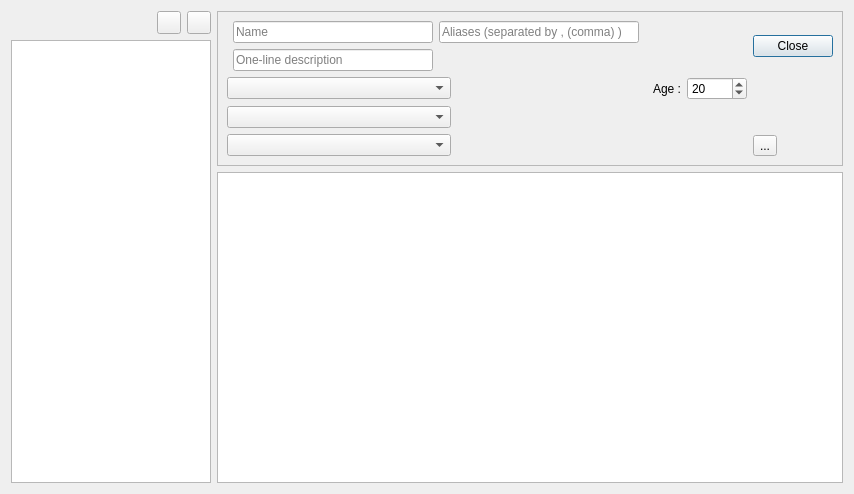
<?xml version="1.0" encoding="UTF-8"?>
<ui version="4.0">
 <class>AttendManager</class>
 <widget class="QDialog" name="AttendManager">
  <property name="geometry">
   <rect>
    <x>0</x>
    <y>0</y>
    <width>854</width>
    <height>494</height>
   </rect>
  </property>
  <property name="windowTitle">
   <string>Mise en scène Manager</string>
  </property>
  <property name="locale">
   <locale language="English" country="UnitedKingdom"/>
  </property>
  <layout class="QHBoxLayout" name="horizontalLayout" stretch="0,4">
   <item>
    <layout class="QVBoxLayout" name="verticalLayout_2">
     <item>
      <layout class="QGridLayout" name="gridLayout_2">
       <item row="0" column="1">
        <widget class="QToolButton" name="addButton">
         <property name="focusPolicy">
          <enum>Qt::TabFocus</enum>
         </property>
         <property name="text">
          <string/>
         </property>
         <property name="icon">
          <iconset resource="../pics.qrc">
           <normaloff>:/pics/list-add-32x32.png</normaloff>:/pics/list-add-32x32.png</iconset>
         </property>
         <property name="popupMode">
          <enum>QToolButton::DelayedPopup</enum>
         </property>
        </widget>
       </item>
       <item row="0" column="2">
        <widget class="QToolButton" name="removeButton">
         <property name="focusPolicy">
          <enum>Qt::TabFocus</enum>
         </property>
         <property name="text">
          <string/>
         </property>
         <property name="icon">
          <iconset resource="../pics.qrc">
           <normaloff>:/pics/list-remove-32x32.png</normaloff>:/pics/list-remove-32x32.png</iconset>
         </property>
         <property name="popupMode">
          <enum>QToolButton::InstantPopup</enum>
         </property>
        </widget>
       </item>
       <item row="0" column="0">
        <spacer name="horizontalSpacer">
         <property name="orientation">
          <enum>Qt::Horizontal</enum>
         </property>
         <property name="sizeHint" stdset="0">
          <size>
           <width>40</width>
           <height>20</height>
          </size>
         </property>
        </spacer>
       </item>
      </layout>
     </item>
     <item>
      <widget class="AttendManagerTree" name="managerTreeView">
       <property name="maximumSize">
        <size>
         <width>200</width>
         <height>16777215</height>
        </size>
       </property>
       <property name="mouseTracking">
        <bool>true</bool>
       </property>
       <property name="acceptDrops">
        <bool>true</bool>
       </property>
       <property name="editTriggers">
        <set>QAbstractItemView::EditKeyPressed</set>
       </property>
       <property name="dragEnabled">
        <bool>true</bool>
       </property>
       <property name="dragDropMode">
        <enum>QAbstractItemView::DragDrop</enum>
       </property>
       <property name="defaultDropAction">
        <enum>Qt::MoveAction</enum>
       </property>
       <property name="indentation">
        <number>10</number>
       </property>
       <property name="uniformRowHeights">
        <bool>true</bool>
       </property>
       <property name="sortingEnabled">
        <bool>false</bool>
       </property>
       <property name="animated">
        <bool>true</bool>
       </property>
       <attribute name="headerVisible">
        <bool>false</bool>
       </attribute>
      </widget>
     </item>
    </layout>
   </item>
   <item>
    <layout class="QVBoxLayout" name="verticalLayout" stretch="0,10">
     <item>
      <widget class="QFrame" name="optionsFrame">
       <property name="sizePolicy">
        <sizepolicy hsizetype="Preferred" vsizetype="Preferred">
         <horstretch>0</horstretch>
         <verstretch>0</verstretch>
        </sizepolicy>
       </property>
       <property name="frameShape">
        <enum>QFrame::StyledPanel</enum>
       </property>
       <property name="frameShadow">
        <enum>QFrame::Raised</enum>
       </property>
       <layout class="QGridLayout" name="gridLayout">
        <item row="4" column="5">
         <widget class="QToolButton" name="settingsButton">
          <property name="text">
           <string>...</string>
          </property>
          <property name="icon">
           <iconset resource="../pics.qrc">
            <normaloff>:/pics/configure.png</normaloff>:/pics/configure.png</iconset>
          </property>
         </widget>
        </item>
        <item row="3" column="0" rowspan="2" colspan="5">
         <layout class="QGridLayout" name="gridLayout_3">
          <item row="0" column="0">
           <widget class="QComboBox" name="comboBox_1">
            <property name="locale">
             <locale language="English" country="UnitedKingdom"/>
            </property>
            <item>
             <property name="text">
              <string/>
             </property>
            </item>
           </widget>
          </item>
          <item row="2" column="0">
           <widget class="QComboBox" name="comboBox_3">
            <item>
             <property name="text">
              <string/>
             </property>
            </item>
           </widget>
          </item>
          <item row="0" column="2">
           <widget class="QSpinBox" name="spinBox_1">
            <property name="maximumSize">
             <size>
              <width>60</width>
              <height>16777215</height>
             </size>
            </property>
            <property name="value">
             <number>20</number>
            </property>
           </widget>
          </item>
          <item row="0" column="1">
           <widget class="QLabel" name="spinBox_1_label">
            <property name="text">
             <string>Age :</string>
            </property>
            <property name="alignment">
             <set>Qt::AlignRight|Qt::AlignTrailing|Qt::AlignVCenter</set>
            </property>
           </widget>
          </item>
          <item row="1" column="0">
           <widget class="QComboBox" name="comboBox_2">
            <item>
             <property name="text">
              <string/>
             </property>
            </item>
           </widget>
          </item>
         </layout>
        </item>
        <item row="0" column="1">
         <widget class="QLineEdit" name="nameEdit">
          <property name="minimumSize">
           <size>
            <width>200</width>
            <height>0</height>
           </size>
          </property>
          <property name="placeholderText">
           <string>Name</string>
          </property>
         </widget>
        </item>
        <item row="0" column="3">
         <spacer name="horizontalSpacer_2">
          <property name="orientation">
           <enum>Qt::Horizontal</enum>
          </property>
          <property name="sizeHint" stdset="0">
           <size>
            <width>40</width>
            <height>20</height>
           </size>
          </property>
         </spacer>
        </item>
        <item row="1" column="1">
         <widget class="QLineEdit" name="quickDetailsEdit">
          <property name="minimumSize">
           <size>
            <width>200</width>
            <height>0</height>
           </size>
          </property>
          <property name="placeholderText">
           <string>One-line description</string>
          </property>
         </widget>
        </item>
        <item row="0" column="2">
         <widget class="QLineEdit" name="aliasesEdit">
          <property name="minimumSize">
           <size>
            <width>200</width>
            <height>0</height>
           </size>
          </property>
          <property name="placeholderText">
           <string>Aliases (separated by , (comma) )</string>
          </property>
         </widget>
        </item>
        <item row="0" column="5" rowspan="2">
         <widget class="QPushButton" name="pushButton">
          <property name="text">
           <string>Close</string>
          </property>
         </widget>
        </item>
       </layout>
      </widget>
     </item>
     <item>
      <widget class="NoteZone" name="textEdit"/>
     </item>
    </layout>
   </item>
  </layout>
  <action name="addObjectAction">
   <property name="text">
    <string>Add Element</string>
   </property>
   <property name="toolTip">
    <string>Add an element (character, item, places, ...) to the list</string>
   </property>
  </action>
  <action name="addGroupAction">
   <property name="text">
    <string>Add Group</string>
   </property>
   <property name="toolTip">
    <string>Add a group to the list</string>
   </property>
  </action>
  <action name="removeAction">
   <property name="text">
    <string>remove</string>
   </property>
   <property name="toolTip">
    <string>remove the selected element or group</string>
   </property>
  </action>
 </widget>
 <customwidgets>
  <customwidget>
   <class>NoteZone</class>
   <extends>QTextEdit</extends>
   <header location="global">notezone.h</header>
  </customwidget>
  <customwidget>
   <class>AttendManagerTree</class>
   <extends>QTreeView</extends>
   <header location="global">attend/attendmanagertree.h</header>
  </customwidget>
 </customwidgets>
 <tabstops>
  <tabstop>addButton</tabstop>
  <tabstop>removeButton</tabstop>
  <tabstop>managerTreeView</tabstop>
  <tabstop>nameEdit</tabstop>
  <tabstop>aliasesEdit</tabstop>
  <tabstop>quickDetailsEdit</tabstop>
  <tabstop>comboBox_1</tabstop>
  <tabstop>comboBox_2</tabstop>
  <tabstop>comboBox_3</tabstop>
  <tabstop>spinBox_1</tabstop>
  <tabstop>settingsButton</tabstop>
  <tabstop>textEdit</tabstop>
  <tabstop>pushButton</tabstop>
 </tabstops>
 <resources>
  <include location="../pics.qrc"/>
 </resources>
 <connections>
  <connection>
   <sender>pushButton</sender>
   <signal>clicked()</signal>
   <receiver>AttendManager</receiver>
   <slot>accept()</slot>
   <hints>
    <hint type="sourcelabel">
     <x>807</x>
     <y>44</y>
    </hint>
    <hint type="destinationlabel">
     <x>859</x>
     <y>496</y>
    </hint>
   </hints>
  </connection>
 </connections>
</ui>
